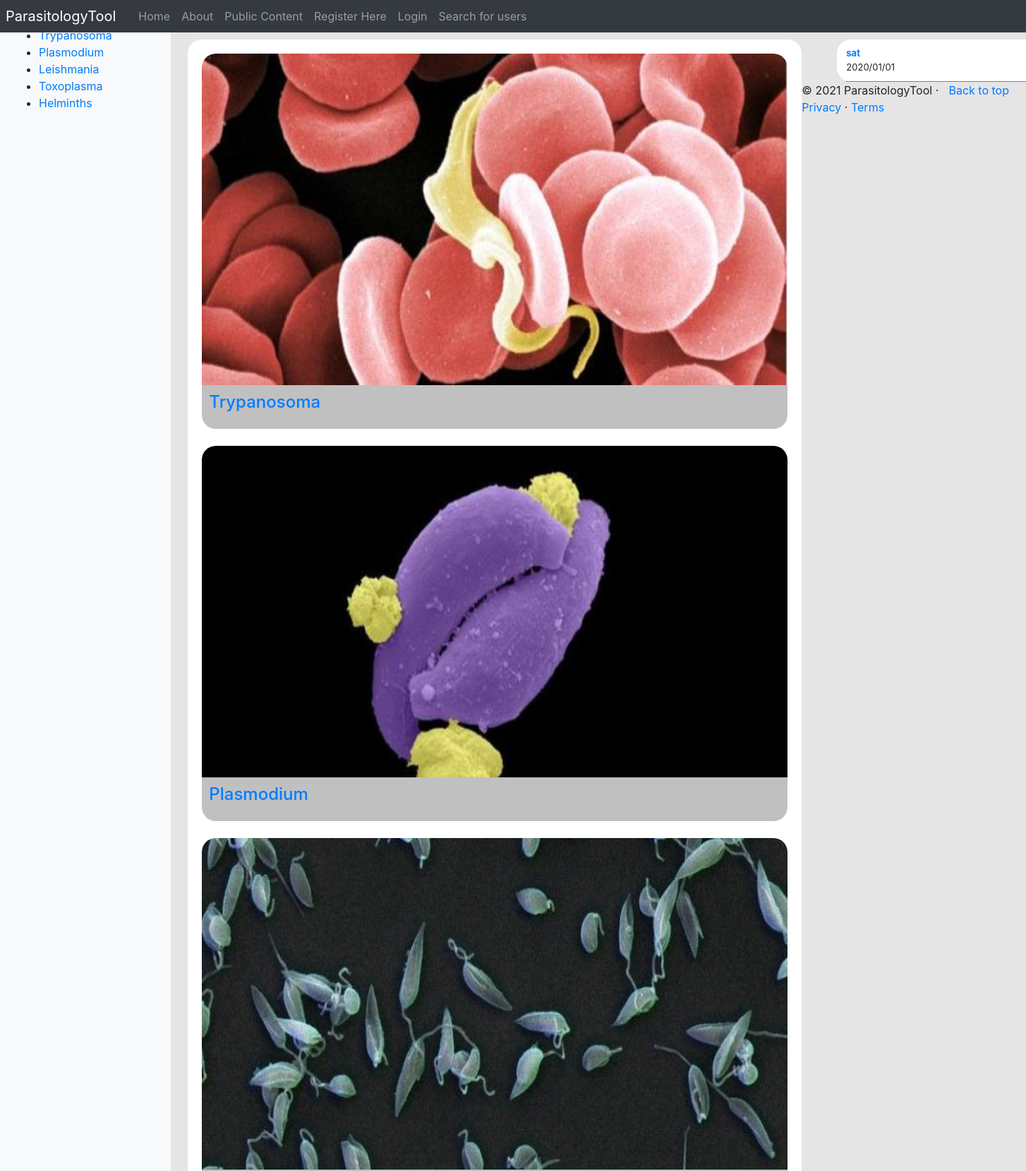
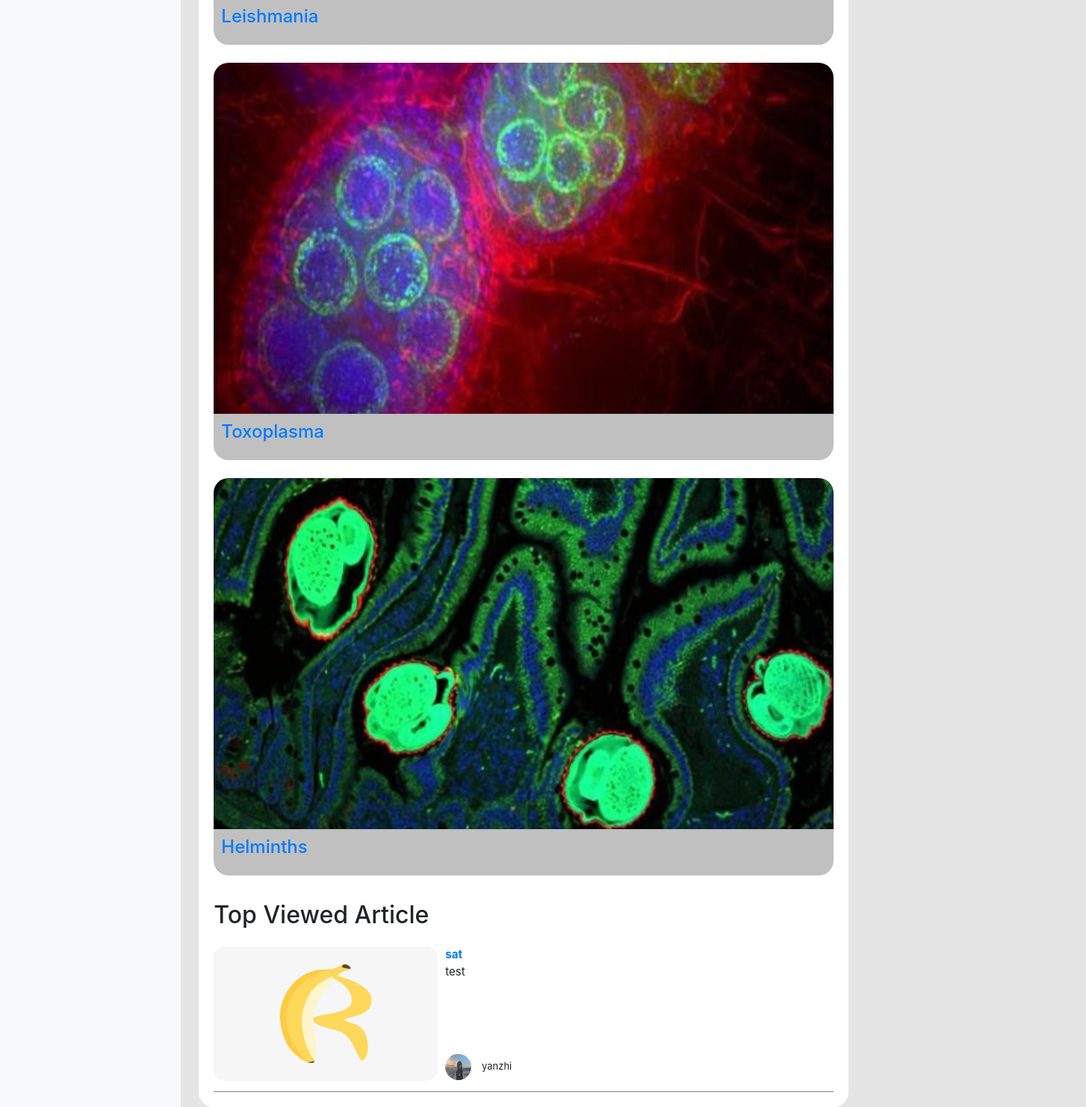
/parasitologyTool/public_content/, run on an earlier commit of the app's database (2 pictures, top to bottom).
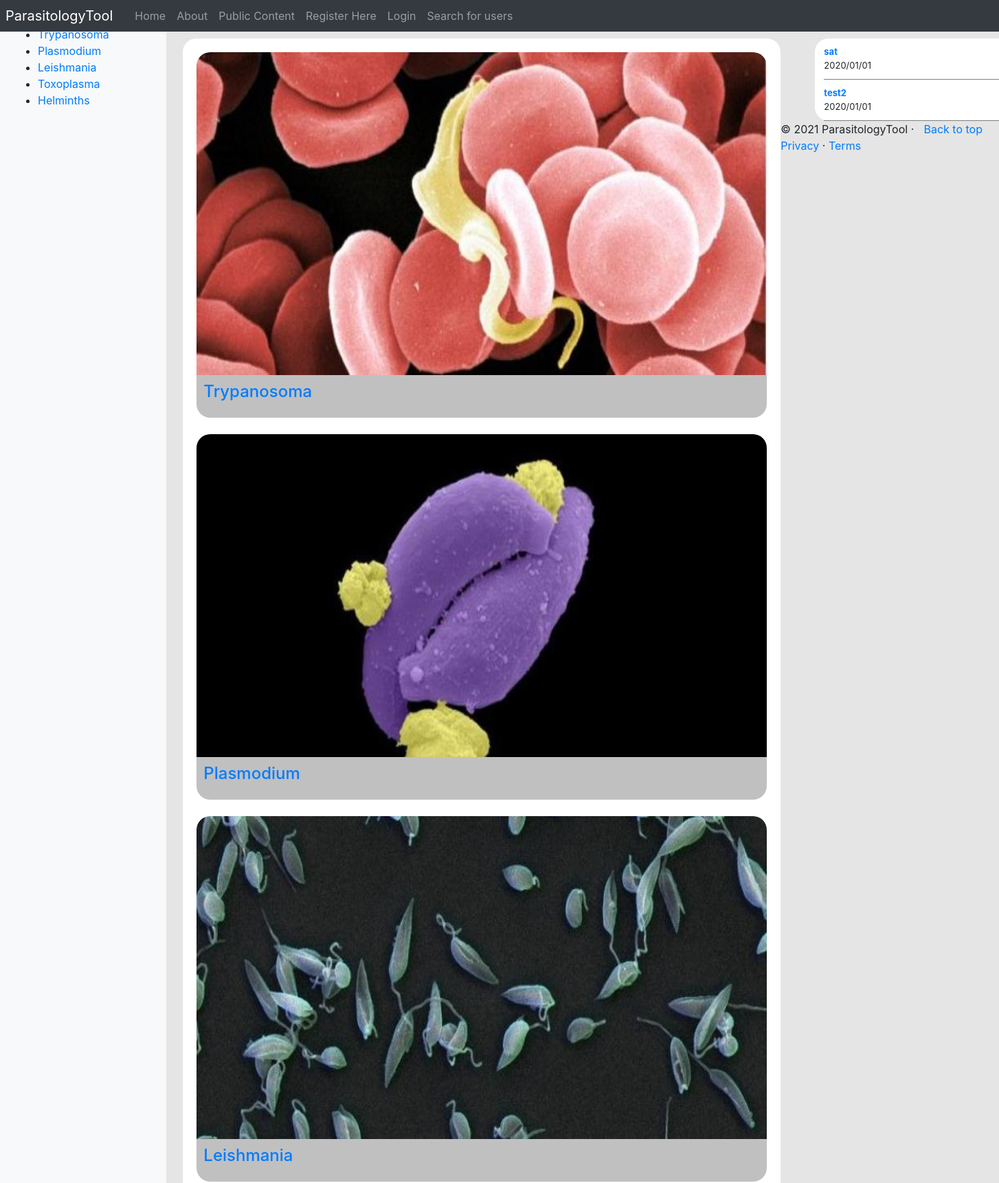
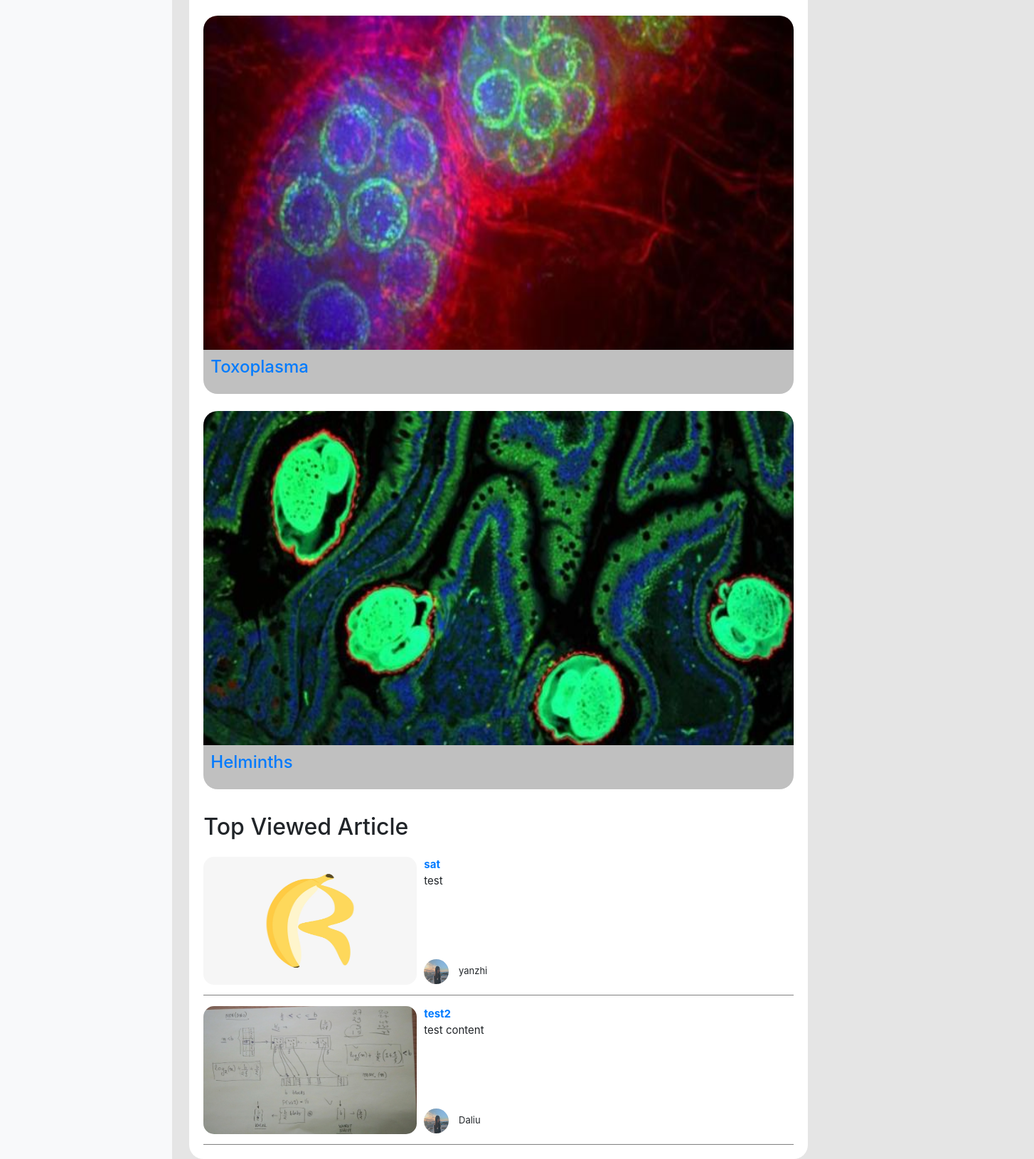
And on a later commit of the database (2 pictures, top to bottom).
### parasitologyTool/models.py (models this page shows, shortened)
class Parasite(models.Model):
	NAME_MAX_LENGTH = 128
	name = models.CharField(max_length=NAME_MAX_LENGTH, unique=True)
	views = models.IntegerField(default=0)
	picture = models.ImageField(upload_to='parasite_pic')
	intro = models.CharField(max_length=3000)

class Article(models.Model):
	TITLE_MAX_LENGTH = 128
	URL_MAX_LENGTH = 200
	parasite = models.ForeignKey(Parasite, on_delete=models.CASCADE, default=None)
	title = models.CharField(max_length=TITLE_MAX_LENGTH, unique=True)
	content = models.TextField(default=None)
	user = models.ForeignKey(UserProfile, on_delete=models.CASCADE, default=None)
	url = models.URLField(max_length=URL_MAX_LENGTH)
	views = models.IntegerField(default=0)
	picture = models.ImageField(upload_to='article_pic')
	date_posted = models.DateTimeField(default=timezone.now)
	class Meta:
		ordering = ['-date_posted',]

class UserProfile(models.Model):
	user = models.OneToOneField(User, on_delete=models.CASCADE)
	profile_picture = models.ImageField(upload_to="profile_pictures", default="profile_pictures/default_pic.png")
	ROLE_CHOICES = [
		('clinician', 'Clinician'),
		('researcher', 'Researcher'),
		('public', 'Public'),
		('admin', 'Admin'),
	]
	role = models.CharField(max_length=50, choices=ROLE_CHOICES, default='Public')
	@property
	def username(self):
		return self.user.username

### parasitologyTool/views.py (the view)
# urls.py: path('public_content/', views.public_content, name='public_content'),
def public_content(request):
    context_dict = {}
    parasite_list = Parasite.objects.order_by('name')
    top_viewed_parasite = Parasite.objects.order_by('-views')[:5]
    article_list = Article.objects.order_by('views')
    context_dict['parasites'] = parasite_list
    context_dict['articles'] = article_list
    context_dict['top_viewed_parasite'] = top_viewed_parasite
    return render(request, 'parasitologyTool/public_content.html', context=context_dict)

### parasitologyTool/templatetags/parasitologyTool_template_tags.py (called while the page is built)
@register.inclusion_tag('parasitologyTool/parasite_list.html')
def get_parasite_list(current_category=None):
	return {'parasites': Parasite.objects.all(),
	        'current_category':current_category}

### templates/parasitologyTool/public_content.html (shortened to what this page needs)
{% extends 'parasitologyTool/base.html' %}
{% load static %}
{% block body_block %}
<link rel="stylesheet" href="{% static 'css/pub-cont.css' %}">
    <body>
        <h1>Public Content</h1>
        <div class="box">
            {% for p in top_viewed_parasite %}
                {% if p %}
                <div>
                    <div class="box-bg">
                        <a href="{% url 'parasitologyTool:public_parasite_page' p.id %}">
                        <img src="{{ MEDIA_URL }}{{ p.picture }}"
                             alt="Trypanosoma" />
                        </a>
                    </div>
                    <div class="box-text">
                        <a href="{% url 'parasitologyTool:public_parasite_page' p.id %}"><h2>{{ p.name }}</h2></a>
                    </div>
                </div>
                {% else %}
                <strong>No parasites</strong>
                {% endif %}
                <br>
            {% endfor %}
            <div class="a-box">
            <h2>Top Viewed Article</h2>
            <div>
                {% if articles %}
                    {% for article in articles %}
                    <div class="a-s-box">
                        <div>
                            <a href="{{ article.url }}">
                            <img src="{{ MEDIA_URL }}{{ article.picture }}"
                              alt="picture of article" />
                            </a>
                        </div>
                        <div>
                            <a href="{{ article.url }}"><strong>{{ article.title }}</strong></a>
                            <br>
                            {{ article.content }}
                        </div>
                        <div class="a-s-box-author">
                            <img src="{{ MEDIA_URL }}{{ article.user.profile_picture }}"
                                alt="picture of article" />
                            {{ article.user.username }}
                        </div>
                    </div>
                    {% endfor %}
                {% else %}
                    <strong>No Articles</strong>
                {% endif %}
            </div>
            </div>
        </div>
    </body>
    <div class="rside">
        {% if articles %}
            {% for article in articles %}
            <div class="rside-box">
                <a href="{{ article.url }}"><strong>{{ article.title }}</strong></a></li>
                <br>2020/01/01
            </div>
            {% endfor %}
        {% else %}
            <strong>No Articles</strong>
        {% endif %}
    </div>
{% endblock %}

### templates/parasitologyTool/parasite_list.html
{% if parasites %}
    <ul>
    {% for p in parasites %}
        {% if p == current_category %}
            <li><strong><a href="{% url 'parasitologyTool:goto' %}?parasite_id={{ p.id }}">{{ p.name }}</a></strong></li>
        {% else %}
            <li><a href="{% url 'parasitologyTool:goto' %}?parasite_id={{ p.id }}">{{ p.name }}</a></li>
        {% endif %}
    {% endfor %}
    </ul>
{% else %}
    <strong>No parasites</strong>
{% endif %}

What changed in the data, as far as the page shows it:
added Article: picture (picture), title "test2", content "test content", user.profile_picture (picture), user.username "Daliu"
